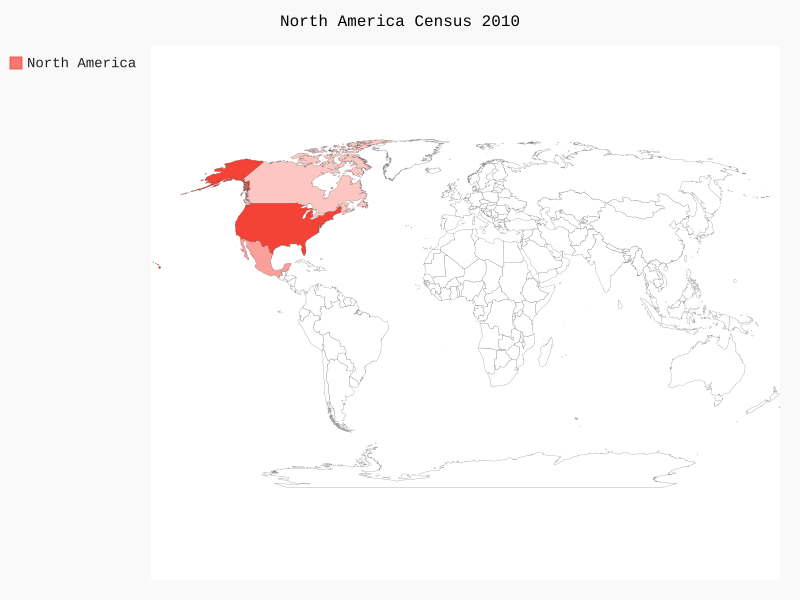

Source code (Python):
import pygal.maps.world 
wm = pygal.maps.world.World()
wm.title = 'North America Census 2010'
wm.add('North America',{'ca':34126000, 'us': 309349000, 'mx': 113423000})
wm.render_to_file('na_america.svg')
